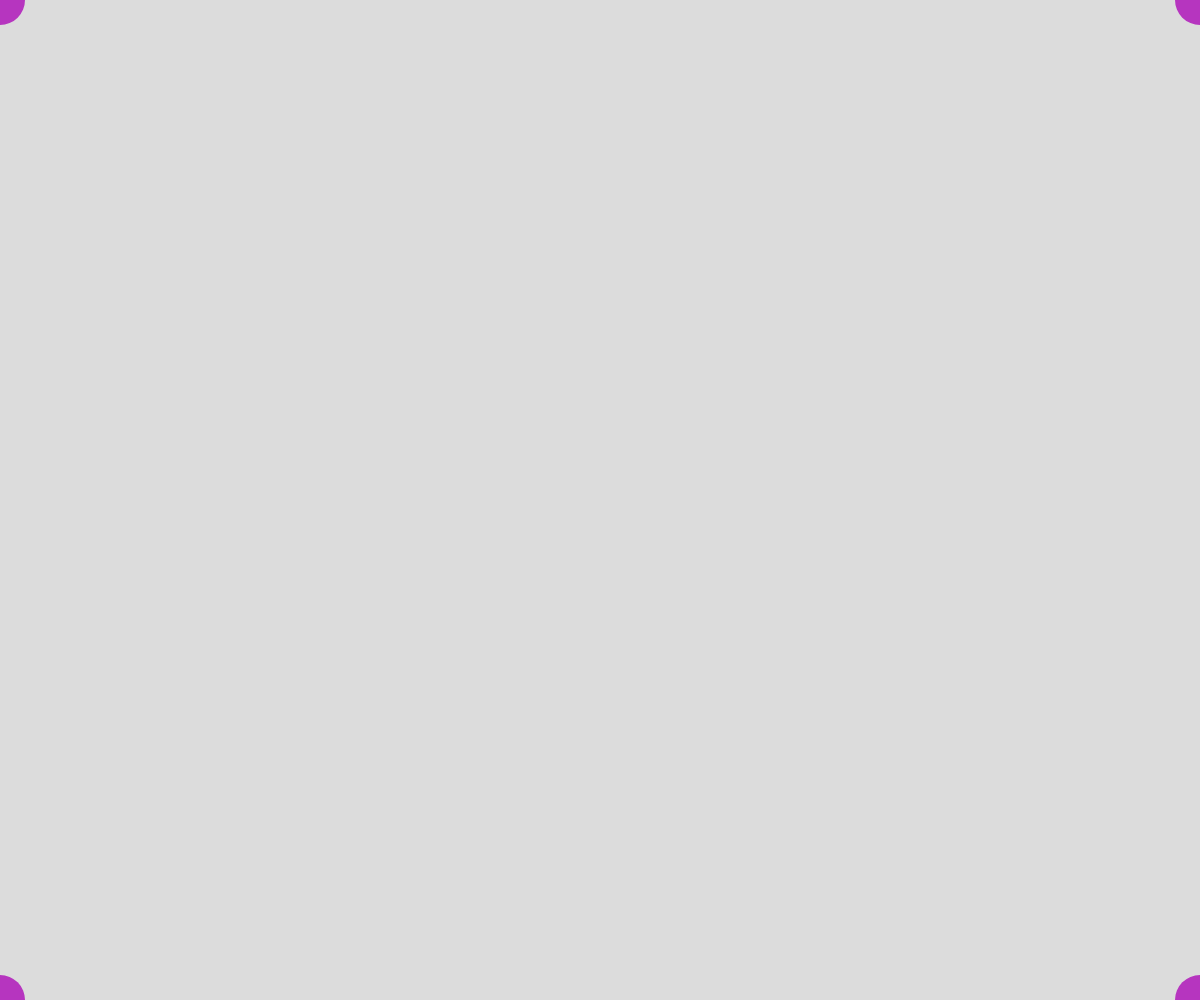
Frame 1 (no input)
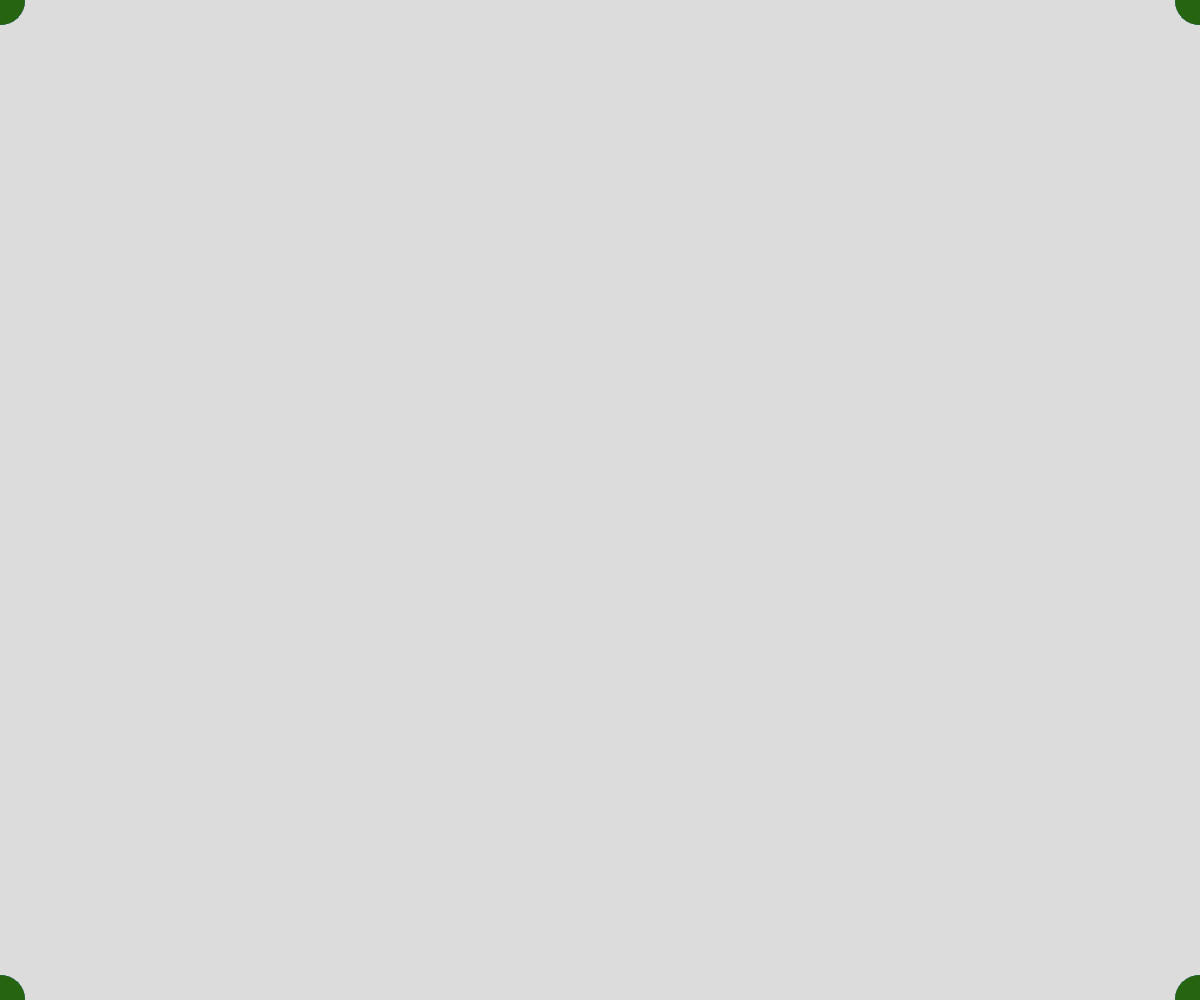
Frame 60 (no input)
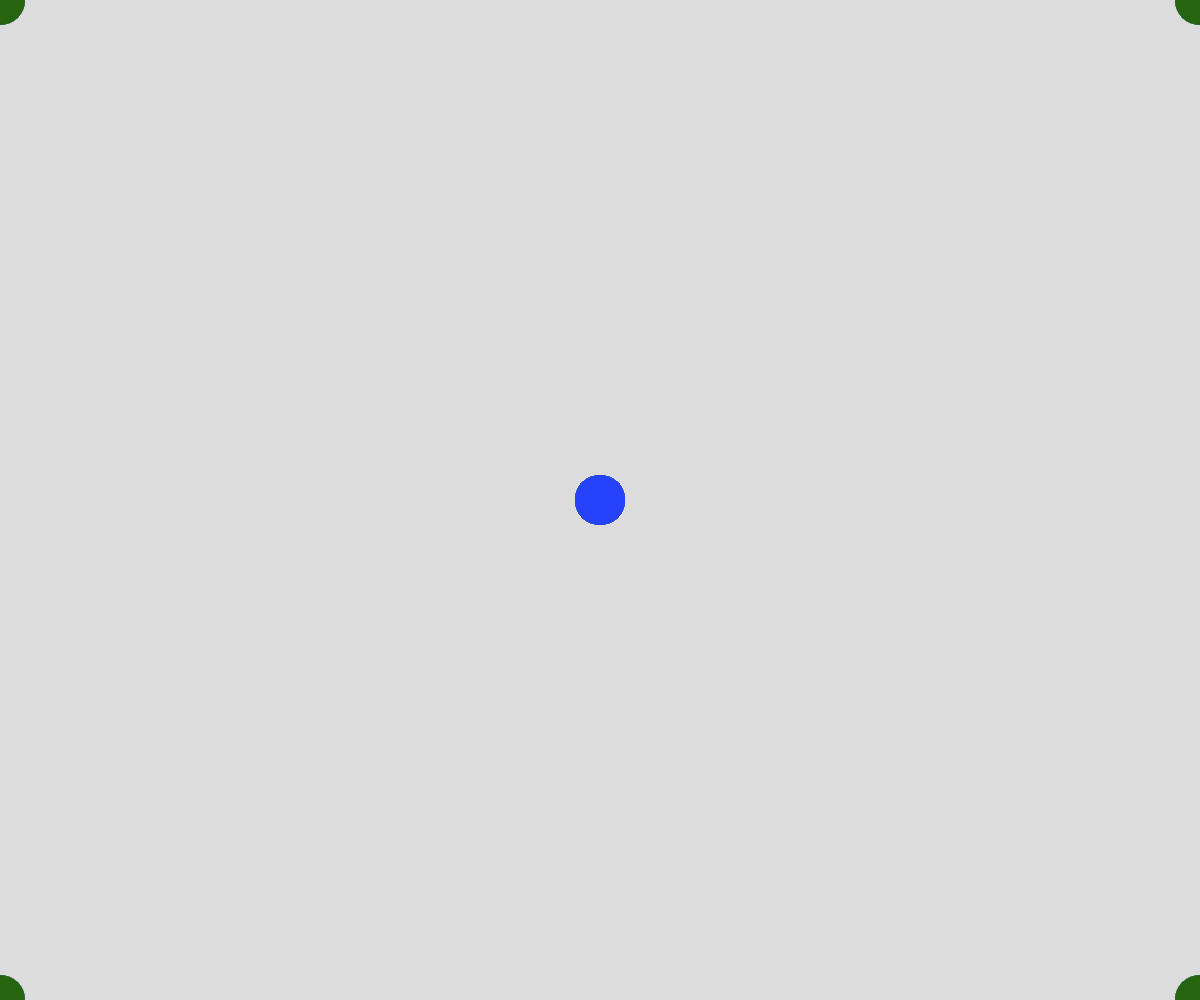
Frame 120 (the mouse pressed at the canvas centre since frame 60)

The p5.js sketch that drew these frames (run headless with seeded random() and noise() and a simulated clock; from frame 60 on, the mouse is pressed at the canvas centre):

// p5.js sketch
// ── sketch.js
function setup() {
  createCanvas(windowWidth, windowHeight);
   background(220);
   noStroke();
}

function draw() {
  fill(random(0,255),random(0,255),random(0,255));
 
  ellipse(mouseX,mouseY,50,50); 
  ellipse(width-mouseX,mouseY,50,50);
  ellipse(mouseX,height-mouseY,50,50);
  ellipse(width-mouseX,height-mouseY,50,50);
}
